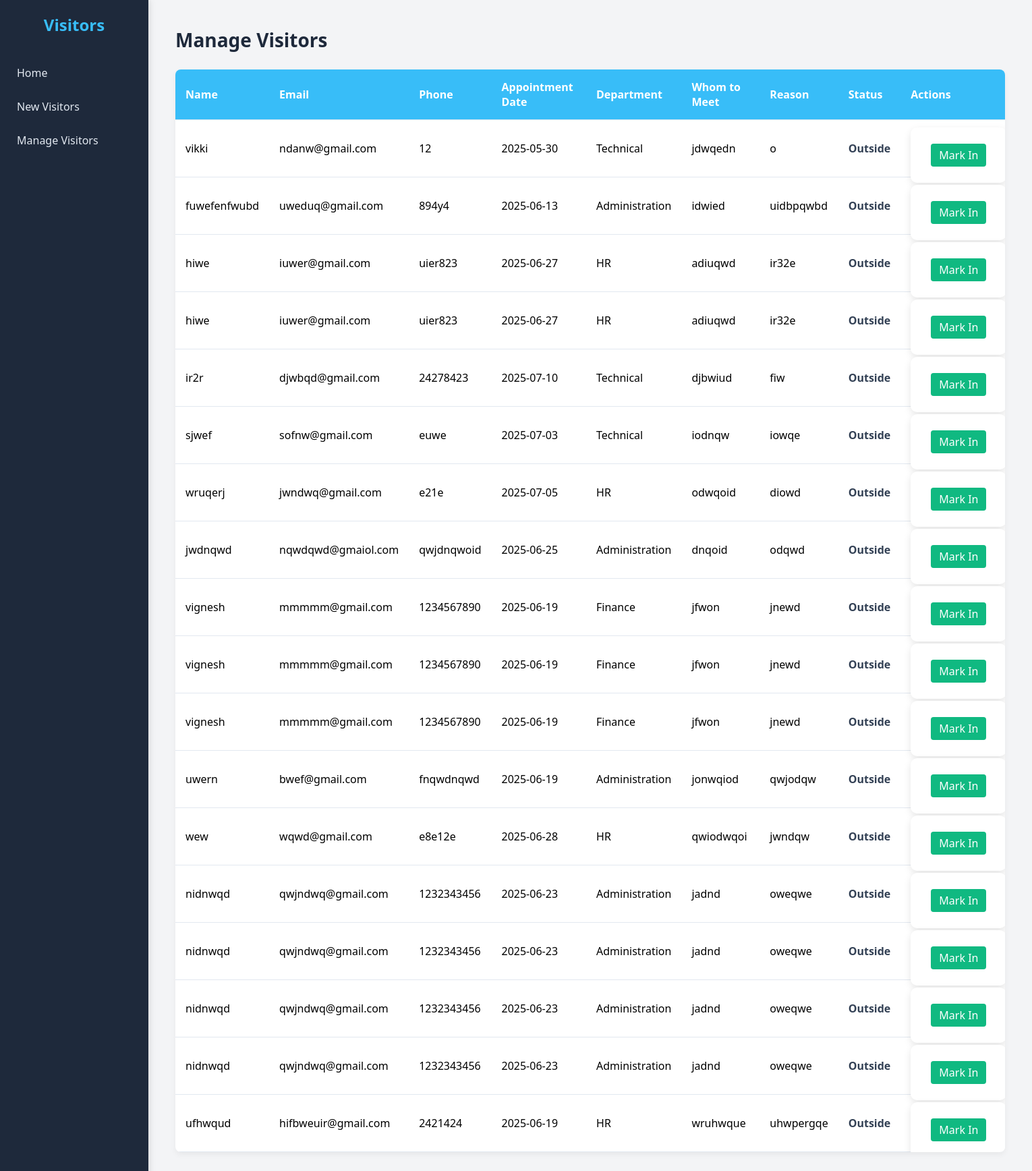
The page /manage_visitors.php on the database its author committed.
### tables this page shows
CREATE TABLE `visitors` (
  `id` int(11) NOT NULL,
  `name` varchar(100) DEFAULT NULL,
  `email` varchar(100) DEFAULT NULL,
  `phone` varchar(20) DEFAULT NULL,
  `appointment_date` date DEFAULT NULL,
  `created_at` timestamp NOT NULL DEFAULT current_timestamp(),
  `address` text DEFAULT NULL,
  `whom_to_meet` text DEFAULT NULL,
  `department` varchar(50) DEFAULT NULL,
  `reason` text DEFAULT NULL,
  `status` enum('Inside','Outside') DEFAULT 'Outside',
  `Aadhar` varchar(12) DEFAULT NULL
);

### manage_visitors.php (the view, shortened to what this page needs)
<?php
include 'db.php';
?>
<!DOCTYPE html>
<html>
<head>
    <link rel="stylesheet" href="styles.css">
</head>
<body>
<div class="sidebar">
    <h2>Visitors</h2>
    <a href="index.php">Home</a>
    <a href="new_visitors.php">New Visitors</a>
    <a href="manage_visitors.php">Manage Visitors</a>
</div>
<div class="content">
    <h1>Manage Visitors</h1>
    <table>
    <tr>
        <th>Name</th><th>Email</th><th>Phone</th><th>Appointment Date</th>
        <th>Department</th><th>Whom to Meet</th><th>Reason</th>
        <th>Status</th><th>Actions</th>
    </tr>
    <?php
    $result = $conn->query("SELECT * FROM visitors");
    while ($row = $result->fetch_assoc()) {
        echo "<tr>
            <td>" . $row['name'] . "</td>
            <td>" . $row['email'] . "</td>
            <td>" . $row['phone'] . "</td>
            <td>" . $row['appointment_date'] . "</td>
            <td>" . $row['department'] . "</td>
            <td>" . $row['whom_to_meet'] . "</td>
            <td>" . $row['reason'] . "</td>
            <td>" . $row['status'] . "</td>
            <td>
                <form method='post' action='update_status.php' style='display:inline;'>
                    <input type='hidden' name='id' value='" . $row['id'] . "'>
                    <input type='hidden' name='status' value='" . ($row['status'] == 'Inside' ? 'Outside' : 'Inside') . "'>
                    <button type='submit'>" . ($row['status'] == 'Inside' ? 'Mark Out' : 'Mark In') . "</button>
                </form>
            </td>
        </tr>";
    }
    ?>
</table>
</div>
</body>
</html>

### styles.css (style rules this page uses)
* { margin: 0; padding: 0; box-sizing: border-box; font-family: "Segoe UI", Tahoma, Geneva, Verdana, sans-serif; }
body { display: flex; min-height: 100vh; background: #f3f4f6; }
.sidebar { width: 220px; background-color: #1e293b; padding: 20px 0; color: #fff; box-shadow: 2px 0 10px rgba(0, 0, 0, 0.1); position: fixed; height: 100%; }
.sidebar h2 { text-align: center; margin-bottom: 30px; font-size: 24px; color: #38bdf8; }
.sidebar a { display: block; color: #e2e8f0; padding: 14px 25px; text-decoration: none; transition: 0.3s; font-weight: 500; }
.content { margin-left: 220px; padding: 40px; flex: 1; }
.content h1 { font-size: 28px; margin-bottom: 25px; color: #1e293b; }
table { width: 100%; border-collapse: collapse; background: #fff; box-shadow: 0 4px 8px rgba(0,0,0,0.05); border-radius: 8px; overflow: hidden; }
table th, table td { padding: 15px; text-align: left; border-bottom: 1px solid #e2e8f0; }
table th { background-color: #38bdf8; color: white; font-size: 16px; }
form { background: #fff; padding: 30px; border-radius: 10px; box-shadow: 0 4px 12px rgba(0,0,0,0.1); max-width: 600px; margin-top: 20px; }
button { background-color: #0ea5e9; color: white; border: none; padding: 12px 20px; margin-top: 20px; border-radius: 6px; font-size: 16px; cursor: pointer; transition: background 0.3s ease; }
td { vertical-align: middle; }
td form button { padding: 6px 12px; background-color: #10b981; color: white; border: none; border-radius: 4px; cursor: pointer; }
td:nth-child(8) { font-weight: bold; color: #334155; }

### rows shown on the page
visitors: name "vikki", email "ndanw@gmail.com", phone "12", appointment_date "2025-05-30", department "Technical", whom_to_meet "jdwqedn", reason "o", status "Outside", shows "Mark In"
visitors: name "fuwefenfwubd", email "uweduq@gmail.com", phone "894y4", appointment_date "2025-06-13", department "Administration", whom_to_meet "idwied", reason "uidbpqwbd", status "Outside", shows "Mark In"
visitors: name "hiwe", email "iuwer@gmail.com", phone "uier823", appointment_date "2025-06-27", department "HR", whom_to_meet "adiuqwd", reason "ir32e", status "Outside", shows "Mark In"
visitors: name "hiwe", email "iuwer@gmail.com", phone "uier823", appointment_date "2025-06-27", department "HR", whom_to_meet "adiuqwd", reason "ir32e", status "Outside", shows "Mark In"
visitors: name "ir2r", email "djwbqd@gmail.com", phone "24278423", appointment_date "2025-07-10", department "Technical", whom_to_meet "djbwiud", reason "fiw", status "Outside", shows "Mark In"
visitors: name "sjwef", email "sofnw@gmail.com", phone "euwe", appointment_date "2025-07-03", department "Technical", whom_to_meet "iodnqw", reason "iowqe", status "Outside", shows "Mark In"
visitors: name "wruqerj", email "jwndwq@gmail.com", phone "e21e", appointment_date "2025-07-05", department "HR", whom_to_meet "odwqoid", reason "diowd", status "Outside", shows "Mark In"
visitors: name "jwdnqwd", email "nqwdqwd@gmaiol.com", phone "qwjdnqwoid", appointment_date "2025-06-25", department "Administration", whom_to_meet "dnqoid", reason "odqwd", status "Outside", shows "Mark In"
visitors: name "vignesh", email "mmmmm@gmail.com", phone "1234567890", appointment_date "2025-06-19", department "Finance", whom_to_meet "jfwon", reason "jnewd", status "Outside", shows "Mark In"
visitors: name "vignesh", email "mmmmm@gmail.com", phone "1234567890", appointment_date "2025-06-19", department "Finance", whom_to_meet "jfwon", reason "jnewd", status "Outside", shows "Mark In"
visitors: name "vignesh", email "mmmmm@gmail.com", phone "1234567890", appointment_date "2025-06-19", department "Finance", whom_to_meet "jfwon", reason "jnewd", status "Outside", shows "Mark In"
visitors: name "uwern", email "bwef@gmail.com", phone "fnqwdnqwd", appointment_date "2025-06-19", department "Administration", whom_to_meet "jonwqiod", reason "qwjodqw", status "Outside", shows "Mark In"
visitors: name "wew", email "wqwd@gmail.com", phone "e8e12e", appointment_date "2025-06-28", department "HR", whom_to_meet "qwiodwqoi", reason "jwndqw", status "Outside", shows "Mark In"
visitors: name "nidnwqd", email "qwjndwq@gmail.com", phone "1232343456", appointment_date "2025-06-23", department "Administration", whom_to_meet "jadnd", reason "oweqwe", status "Outside", shows "Mark In"
visitors: name "nidnwqd", email "qwjndwq@gmail.com", phone "1232343456", appointment_date "2025-06-23", department "Administration", whom_to_meet "jadnd", reason "oweqwe", status "Outside", shows "Mark In"
visitors: name "nidnwqd", email "qwjndwq@gmail.com", phone "1232343456", appointment_date "2025-06-23", department "Administration", whom_to_meet "jadnd", reason "oweqwe", status "Outside", shows "Mark In"
visitors: name "nidnwqd", email "qwjndwq@gmail.com", phone "1232343456", appointment_date "2025-06-23", department "Administration", whom_to_meet "jadnd", reason "oweqwe", status "Outside", shows "Mark In"
visitors: name "ufhwqud", email "hifbweuir@gmail.com", phone "2421424", appointment_date "2025-06-19", department "HR", whom_to_meet "wruhwque", reason "uhwpergqe", status "Outside", shows "Mark In"
